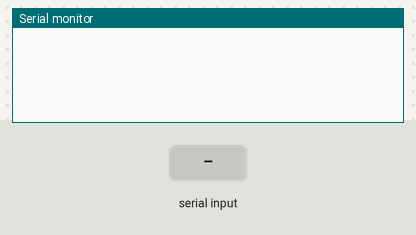
This sketch was run on a simulated Arduino Uno, built with avr-gcc and run on an emulated ATmega328P. Parts: the last lines printed to the serial monitor. The test bench sets the inputs (shaded band).

Above: at 1.2 s.
1.3 s: "1" received over Serial
At 2.5 s:
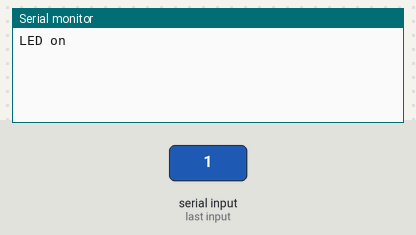
2.8 s: "0" received over Serial
At 3.9 s:
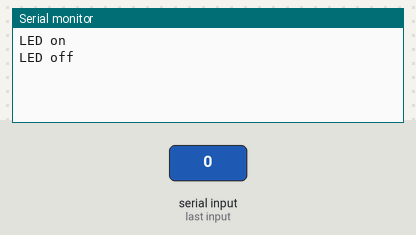

The sketch:

bluetooth.ino
```cpp
#include <SoftwareSerial.h>
int bluetoothRx = 12;  // RX-I of bluetooth
int bluetoothTx = 13;  // TX-O of bluetooth

SoftwareSerial mySerial(bluetoothRx, bluetoothTx); // RX, TX
int rsvData = 0;
int led = 13;

void setup() {
  pinMode(13, OUTPUT);
  Serial.begin(9600);
  mySerial.begin(9600);
}

void loop() {
  if (Serial.available() > 0) {
    rsvData = Serial.read();
    if (rsvData == '1') {
      digitalWrite(13, HIGH);
      Serial.println("LED on");
    } else if (rsvData == '0') {
      digitalWrite(13, LOW);
      Serial.println("LED off");
    }
    delay(100);
  }
}
```

Measured:
- after the input at 1.3 s, the serial monitor: prints a new line at once (image 1)
- after the input at 2.8 s, the serial monitor: prints a new line at once (image 2)
